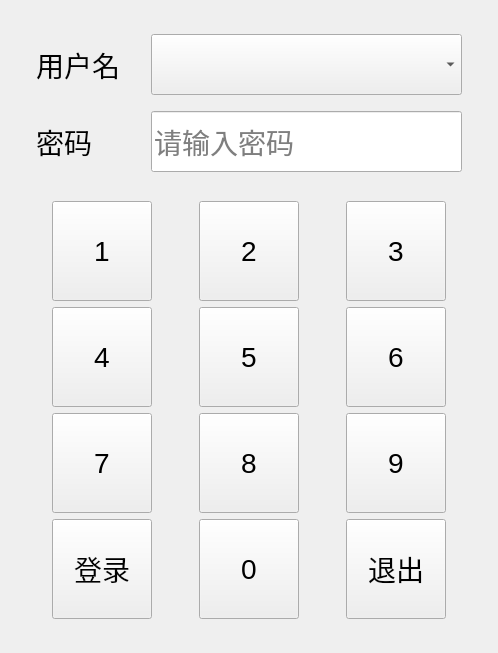
<?xml version="1.0" encoding="UTF-8"?>
<ui version="4.0">
 <class>QtLoginDlg</class>
 <widget class="QWidget" name="QtLoginDlg">
  <property name="geometry">
   <rect>
    <x>0</x>
    <y>0</y>
    <width>498</width>
    <height>653</height>
   </rect>
  </property>
  <property name="minimumSize">
   <size>
    <width>421</width>
    <height>629</height>
   </size>
  </property>
  <property name="maximumSize">
   <size>
    <width>1212</width>
    <height>1212</height>
   </size>
  </property>
  <property name="font">
   <font>
    <pointsize>21</pointsize>
   </font>
  </property>
  <property name="windowTitle">
   <string>登录界面</string>
  </property>
  <layout class="QVBoxLayout" name="verticalLayout">
   <item>
    <layout class="QGridLayout" name="gridLayout">
     <item row="0" column="0">
      <spacer name="horizontalSpacer_2">
       <property name="orientation">
        <enum>Qt::Horizontal</enum>
       </property>
       <property name="sizeHint" stdset="0">
        <size>
         <width>40</width>
         <height>20</height>
        </size>
       </property>
      </spacer>
     </item>
     <item row="2" column="3">
      <widget class="QLineEdit" name="lE_Password">
       <property name="minimumSize">
        <size>
         <width>311</width>
         <height>61</height>
        </size>
       </property>
       <property name="maximumSize">
        <size>
         <width>311</width>
         <height>61</height>
        </size>
       </property>
       <property name="maxLength">
        <number>8</number>
       </property>
       <property name="echoMode">
        <enum>QLineEdit::Password</enum>
       </property>
       <property name="placeholderText">
        <string>请输入密码</string>
       </property>
       <property name="clearButtonEnabled">
        <bool>true</bool>
       </property>
      </widget>
     </item>
     <item row="0" column="2">
      <spacer name="horizontalSpacer">
       <property name="orientation">
        <enum>Qt::Horizontal</enum>
       </property>
       <property name="sizeHint" stdset="0">
        <size>
         <width>40</width>
         <height>20</height>
        </size>
       </property>
      </spacer>
     </item>
     <item row="0" column="4">
      <spacer name="horizontalSpacer_3">
       <property name="orientation">
        <enum>Qt::Horizontal</enum>
       </property>
       <property name="sizeHint" stdset="0">
        <size>
         <width>40</width>
         <height>20</height>
        </size>
       </property>
      </spacer>
     </item>
     <item row="0" column="1">
      <widget class="QLabel" name="label">
       <property name="text">
        <string>用户名</string>
       </property>
      </widget>
     </item>
     <item row="0" column="3">
      <widget class="QComboBox" name="cB_ListUser">
       <property name="minimumSize">
        <size>
         <width>311</width>
         <height>61</height>
        </size>
       </property>
       <property name="maximumSize">
        <size>
         <width>16777215</width>
         <height>61</height>
        </size>
       </property>
      </widget>
     </item>
     <item row="2" column="1">
      <widget class="QLabel" name="label_2">
       <property name="text">
        <string>密码</string>
       </property>
      </widget>
     </item>
     <item row="1" column="3">
      <spacer name="verticalSpacer">
       <property name="orientation">
        <enum>Qt::Vertical</enum>
       </property>
       <property name="sizeType">
        <enum>QSizePolicy::Fixed</enum>
       </property>
       <property name="sizeHint" stdset="0">
        <size>
         <width>10</width>
         <height>10</height>
        </size>
       </property>
      </spacer>
     </item>
    </layout>
   </item>
   <item>
    <layout class="QGridLayout" name="gridLayout_2">
     <item row="0" column="0">
      <widget class="QPushButton" name="pB_1">
       <property name="minimumSize">
        <size>
         <width>100</width>
         <height>100</height>
        </size>
       </property>
       <property name="maximumSize">
        <size>
         <width>100</width>
         <height>100</height>
        </size>
       </property>
       <property name="text">
        <string>1</string>
       </property>
       <attribute name="buttonGroup">
        <string notr="true">btn_Group</string>
       </attribute>
      </widget>
     </item>
     <item row="0" column="1">
      <widget class="QPushButton" name="pB_2">
       <property name="minimumSize">
        <size>
         <width>100</width>
         <height>100</height>
        </size>
       </property>
       <property name="maximumSize">
        <size>
         <width>100</width>
         <height>100</height>
        </size>
       </property>
       <property name="text">
        <string>2</string>
       </property>
       <attribute name="buttonGroup">
        <string notr="true">btn_Group</string>
       </attribute>
      </widget>
     </item>
     <item row="0" column="2">
      <widget class="QPushButton" name="pB_3">
       <property name="minimumSize">
        <size>
         <width>100</width>
         <height>100</height>
        </size>
       </property>
       <property name="maximumSize">
        <size>
         <width>100</width>
         <height>100</height>
        </size>
       </property>
       <property name="text">
        <string>3</string>
       </property>
       <attribute name="buttonGroup">
        <string notr="true">btn_Group</string>
       </attribute>
      </widget>
     </item>
     <item row="1" column="0">
      <widget class="QPushButton" name="pB_4">
       <property name="minimumSize">
        <size>
         <width>100</width>
         <height>100</height>
        </size>
       </property>
       <property name="maximumSize">
        <size>
         <width>100</width>
         <height>100</height>
        </size>
       </property>
       <property name="text">
        <string>4</string>
       </property>
       <attribute name="buttonGroup">
        <string notr="true">btn_Group</string>
       </attribute>
      </widget>
     </item>
     <item row="1" column="1">
      <widget class="QPushButton" name="pB_5">
       <property name="minimumSize">
        <size>
         <width>100</width>
         <height>100</height>
        </size>
       </property>
       <property name="maximumSize">
        <size>
         <width>100</width>
         <height>100</height>
        </size>
       </property>
       <property name="text">
        <string>5</string>
       </property>
       <attribute name="buttonGroup">
        <string notr="true">btn_Group</string>
       </attribute>
      </widget>
     </item>
     <item row="1" column="2">
      <widget class="QPushButton" name="pB_6">
       <property name="minimumSize">
        <size>
         <width>100</width>
         <height>100</height>
        </size>
       </property>
       <property name="maximumSize">
        <size>
         <width>100</width>
         <height>100</height>
        </size>
       </property>
       <property name="text">
        <string>6</string>
       </property>
       <attribute name="buttonGroup">
        <string notr="true">btn_Group</string>
       </attribute>
      </widget>
     </item>
     <item row="2" column="0">
      <widget class="QPushButton" name="pB_7">
       <property name="minimumSize">
        <size>
         <width>100</width>
         <height>100</height>
        </size>
       </property>
       <property name="maximumSize">
        <size>
         <width>100</width>
         <height>100</height>
        </size>
       </property>
       <property name="text">
        <string>7</string>
       </property>
       <attribute name="buttonGroup">
        <string notr="true">btn_Group</string>
       </attribute>
      </widget>
     </item>
     <item row="2" column="1">
      <widget class="QPushButton" name="pB_8">
       <property name="minimumSize">
        <size>
         <width>100</width>
         <height>100</height>
        </size>
       </property>
       <property name="maximumSize">
        <size>
         <width>100</width>
         <height>100</height>
        </size>
       </property>
       <property name="text">
        <string>8</string>
       </property>
       <attribute name="buttonGroup">
        <string notr="true">btn_Group</string>
       </attribute>
      </widget>
     </item>
     <item row="2" column="2">
      <widget class="QPushButton" name="pB_9">
       <property name="minimumSize">
        <size>
         <width>100</width>
         <height>100</height>
        </size>
       </property>
       <property name="maximumSize">
        <size>
         <width>100</width>
         <height>100</height>
        </size>
       </property>
       <property name="text">
        <string>9</string>
       </property>
       <attribute name="buttonGroup">
        <string notr="true">btn_Group</string>
       </attribute>
      </widget>
     </item>
     <item row="3" column="0">
      <widget class="QPushButton" name="pB_Login">
       <property name="minimumSize">
        <size>
         <width>100</width>
         <height>100</height>
        </size>
       </property>
       <property name="maximumSize">
        <size>
         <width>100</width>
         <height>100</height>
        </size>
       </property>
       <property name="text">
        <string>登录</string>
       </property>
      </widget>
     </item>
     <item row="3" column="1">
      <widget class="QPushButton" name="pB_0">
       <property name="minimumSize">
        <size>
         <width>100</width>
         <height>100</height>
        </size>
       </property>
       <property name="maximumSize">
        <size>
         <width>100</width>
         <height>100</height>
        </size>
       </property>
       <property name="text">
        <string>0</string>
       </property>
       <attribute name="buttonGroup">
        <string notr="true">btn_Group</string>
       </attribute>
      </widget>
     </item>
     <item row="3" column="2">
      <widget class="QPushButton" name="pB_Exit">
       <property name="minimumSize">
        <size>
         <width>100</width>
         <height>100</height>
        </size>
       </property>
       <property name="maximumSize">
        <size>
         <width>100</width>
         <height>100</height>
        </size>
       </property>
       <property name="text">
        <string>退出</string>
       </property>
      </widget>
     </item>
    </layout>
   </item>
  </layout>
 </widget>
 <layoutdefault spacing="6" margin="11"/>
 <resources/>
 <connections/>
 <buttongroups>
  <buttongroup name="btn_Group"/>
 </buttongroups>
</ui>
